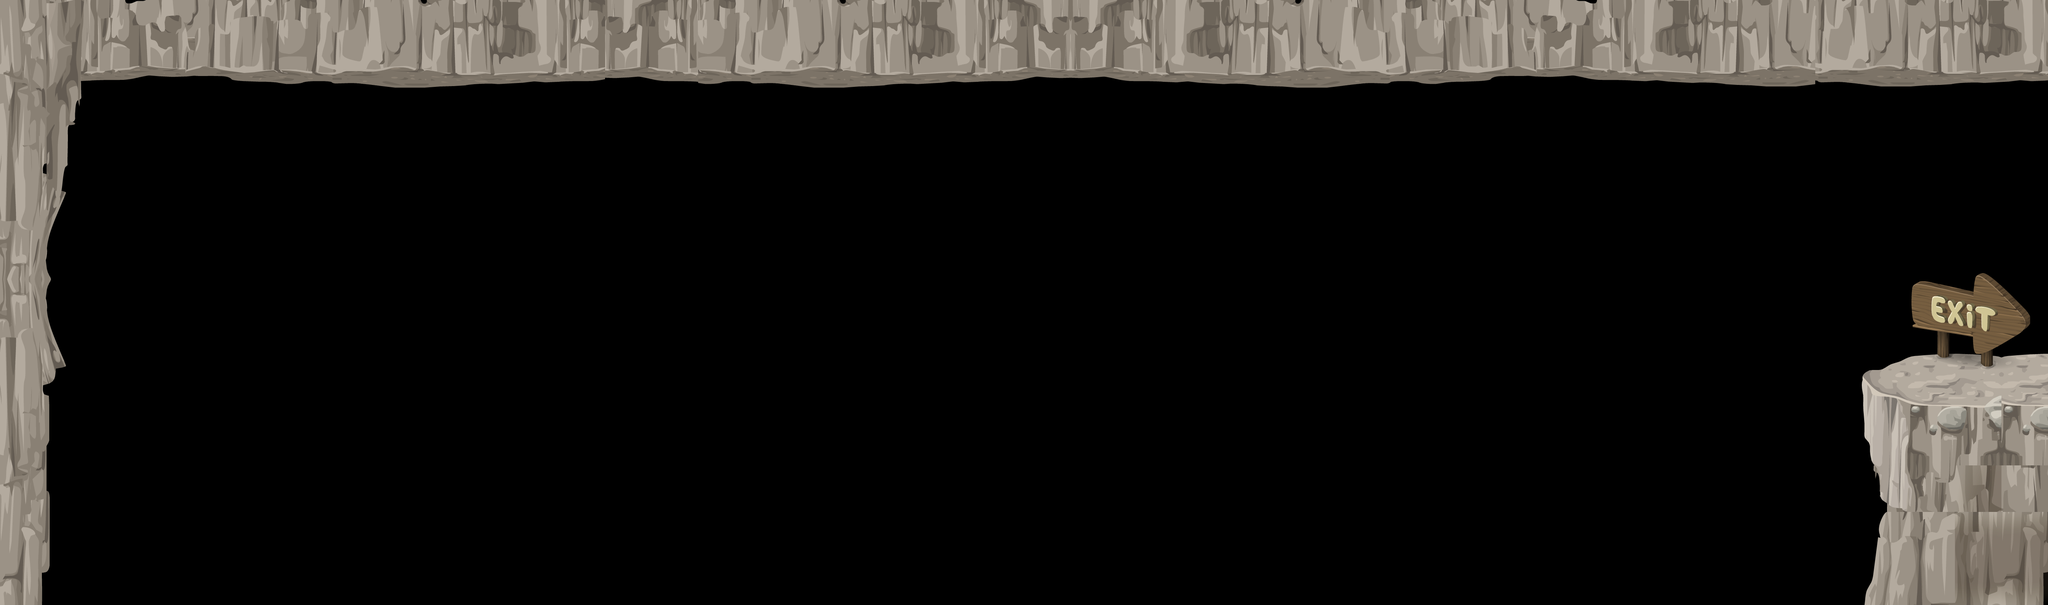

This game map was drawn from its Tiled (.tmx) file and the tilesets committed beside it. A one-line description and the trimmed map source follow:
An orthogonal 44x13 tile map with 120x120 px tiles, 5 tile layers (Tile Layer 5, Ceiling, Layer 1, Layer 2, ...) and 16 objects (helmet1, helmet2, helmet3, player, ceiling, ...).

<map version="1.0" orientation="orthogonal" width="44" height="13" tilewidth="120" tileheight="120">
 <tileset firstgid="1" name="ClearRocks" tilewidth="120" tileheight="120">
  <image source="ClearRocks-ipadhd.png" width="2040" height="2040" />
 </tileset>
 <layer name="Tile Layer 5" width="44" height="13">
  <data>[572 cells, 18 non-empty, 15 distinct tile ids]</data>
 </layer>
 <layer name="Ceiling" width="44" height="13">
  <data>[572 cells, 103 non-empty, 49 distinct tile ids]</data>
 </layer>
 <layer name="Layer 1" width="44" height="13">
  <data>[572 cells, 36 non-empty, 24 distinct tile ids]</data>
 </layer>
 <layer name="Layer 2" width="44" height="13">
  <data>[572 cells, 15 non-empty, 12 distinct tile ids]</data>
 </layer>
 <objectgroup name="helmets" width="44" height="13" opacity="0.99">
  <object name="helmet1" x="1673" y="710" width="200" height="92" />
  <object name="helmet2" x="3162" y="1147" width="200" height="92" />
  <object name="helmet3" x="4629" y="417" width="200" height="92" />
 </objectgroup>
 <objectgroup name="player" width="44" height="13">
  <object name="player" x="257" y="245" width="94" height="147" />
 </objectgroup>
 <objectgroup name="bats" width="44" height="13" />
 <objectgroup name="walls" width="44" height="13">
  <object name="ceiling" x="120" y="0" width="5160" height="204" />
  <object name="leftwall" x="0" y="0" width="120" height="1560" />
  <object x="109" y="630">
   <polygon points="0,0 62,-136 -14,-159" />
  </object>
  <object x="209" y="201">
   <polygon points="0,0 1,55 -111,85 -108,-3" />
  </object>
  <object x="201" y="246">
   <polygon points="0,0 -8,70 -99,99 -119,1" />
  </object>
  <object x="160" y="496">
   <polygon points="0,0 20,-186 -53,-180 -82,-10" />
  </object>
  <object x="105" y="802">
   <polygon points="0,0 65,145 -5,158" />
  </object>
  <object x="144" y="945">
   <polygon points="0,0 -6,37 -48,49 -35,-10" />
  </object>
  <object x="4804" y="993">
   <polygon points="0,0 4,139 55,324 469,322 465,4" />
  </object>
  <object x="4867" y="1289">
   <polygon points="0,0 -61,265 410,265 400,16" />
  </object>
 </objectgroup>
 <objectgroup name="winZones" width="44" height="13">
  <object x="4852" y="960" width="627" height="24" />
  <object x="5160" y="216" width="120" height="720" />
 </objectgroup>
 <layer name="Tile Layer 4" width="44" height="13">
  <data>[572 cells, 2 non-empty, 2 distinct tile ids]</data>
 </layer>
</map>
